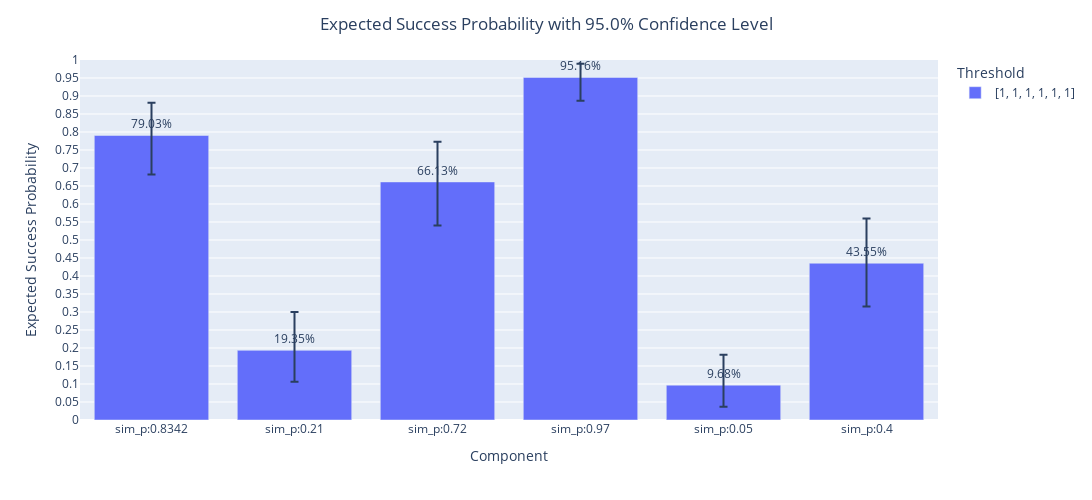

Notebook code for this chart:
### Markdown cell above
### Section 2: Show a Simulation with Bayesian Inference

### Code cell
x=[(f"sim_p:{p}", stats.bernoulli.rvs(p, size=60)) for p in [0.8342,0.21,0.72,0.97,0.05,0.4]]
x=dict(x)

threshold=[[1]*6]
alphalevel=0.05
alpha=[1]*6
beta=[1]*6

result=Bayes(x, threshold, alpha, beta, alphalevel, direction='greater')
display(result.res)
result.Plot_Bayes(height=500)

### Figure 1 — Plotly figure (JSON) as saved in the notebook; plotly's stock layout.template omitted (floating-point values rounded to 4 significant figures)
{"data": [{"alignmentgroup": "True", "error_y": {"array": [0.0911, 0.1063, 0.1114, 0.0381, 0.0842, 0.1239], "arrayminus": [0.1087, 0.0875, 0.1213, 0.0651, 0.0598, 0.12], "symmetric": false, "type": "data"}, "hovertemplate": "Threshold=[1, 1, 1, 1, 1, 1]<br>Component=%{x}<br>Expected Success Probability=%{y}<br>text=%{text}<extra></extra>", "legendgroup": "[1, 1, 1, 1, 1, 1]", "marker": {"color": "#636efa", "pattern": {"shape": ""}}, "name": "[1, 1, 1, 1, 1, 1]", "offsetgroup": "[1, 1, 1, 1, 1, 1]", "orientation": "v", "showlegend": true, "text": ["79.03%", "19.35%", "66.13%", "95.16%", "9.68%", "43.55%"], "textfont": {"size": 12}, "textposition": "outside", "type": "bar", "x": ["sim_p:0.8342", "sim_p:0.21", "sim_p:0.72", "sim_p:0.97", "sim_p:0.05", "sim_p:0.4"], "xaxis": "x", "y": [0.7903, 0.1935, 0.6613, 0.9516, 0.0968, 0.4355], "yaxis": "y"}], "layout": {"barmode": "group", "height": 500, "legend": {"title": {"text": "Threshold"}, "tracegroupgap": 0}, "margin": {"t": 60}, "title": {"text": "Expected Success Probability with 95.0% Confidence Level", "x": 0.5}, "width": 1200, "xaxis": {"anchor": "y", "domain": [0, 1], "title": {"text": "Component"}}, "yaxis": {"anchor": "x", "domain": [0, 1], "dtick": 0.05, "range": [0, 1], "title": {"text": "Expected Success Probability"}}}}
